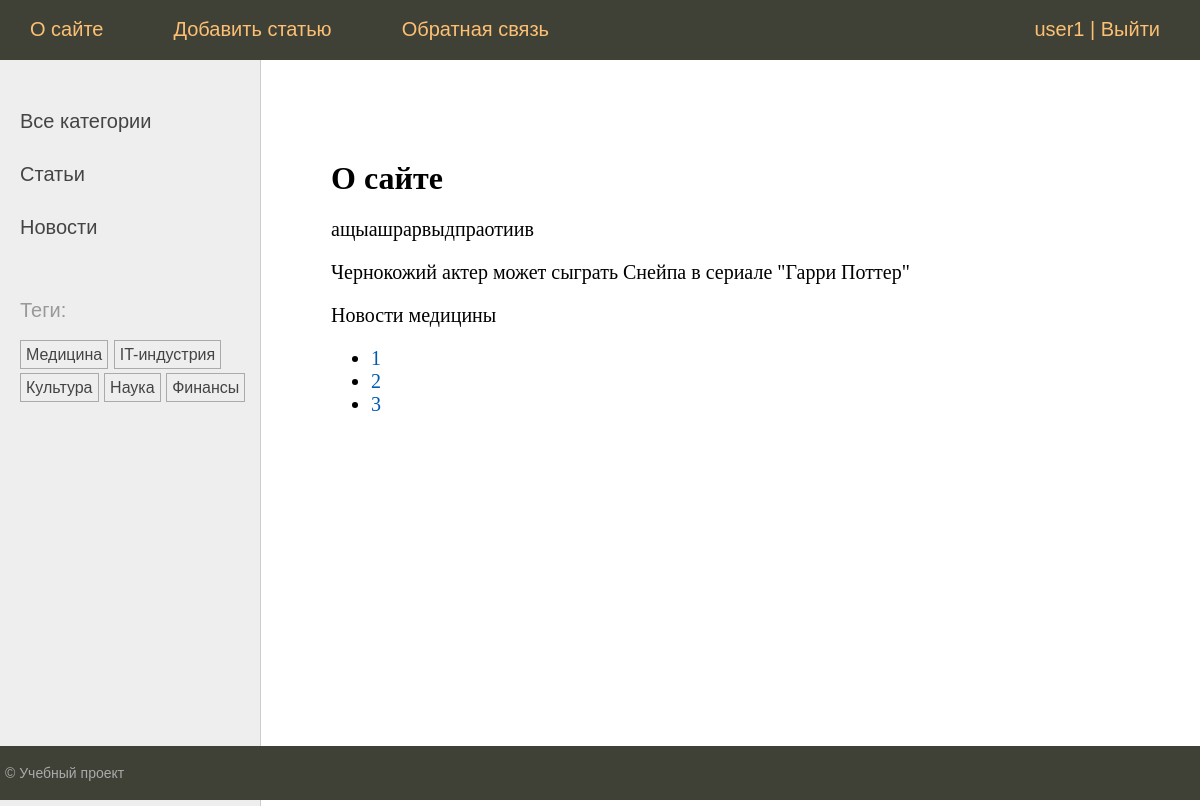
The page /about/ (signed in) on the database its author committed.
### neapp/models.py (models this page shows, shortened)
class Category(models.Model):
    name = models.CharField(max_length=100, db_index=True, verbose_name="Категория")
    slug = models.SlugField(max_length=255, unique=True, db_index=True)
    class Meta:
        verbose_name = 'Категория'
        verbose_name_plural = 'Категории'
    def get_absolute_url(self):
        return reverse('category', kwargs={'cat_slug': self.slug})

class TagPost(models.Model):
    tag = models.CharField(max_length=100, db_index=True)
    slug = models.SlugField(max_length=255, unique=True, db_index=True)
    def get_absolute_url(self):
        return reverse('tag', kwargs={'tag_slug': self.slug})

class Post(models.Model):
    ARTICLE = 'AR'
    NEWS = 'NW'
    POST_TYPES = [
        (ARTICLE, 'Статья'),
        (NEWS, 'Новость'),
    ]
    class Status(models.IntegerChoices):
        DRAFT = 0, 'Черновик'
        PUBLISHED = 1, 'Опубликовано'
    author = models.ForeignKey(Author, on_delete=models.CASCADE)
    type = models.CharField(max_length=2, choices=POST_TYPES, default=ARTICLE)
    created_at = models.DateTimeField(auto_now_add=True, verbose_name="Дата публикации")
    title = models.CharField(max_length=255, verbose_name="Заголовок")
    content = models.TextField(blank=True, verbose_name="Текст материала")
    rating = models.IntegerField(default=0)
    is_published = models.BooleanField(choices=tuple(map(lambda x: (bool(x[0]), x[1]), Status.choices)),
                                       default=Status.DRAFT, verbose_name="Статус")
    slug = models.SlugField(max_length=255, unique=True, db_index=True)
    cat = models.ForeignKey(Category, on_delete=models.PROTECT, verbose_name="Категория")
    tags = models.ManyToManyField('TagPost', blank=True, related_name='tags', verbose_name="Тэг")   #-- связь Многие ко многим(добавление тэгов)
    editor = models.OneToOneField('Editor', on_delete=models.SET_NULL, null=True, blank=True, related_name='material', verbose_name="Редактор материала")
    photo = models.ImageField(upload_to="photos/%Y/%m/%d/", default=None, blank=True, null=True, verbose_name="Фото")
    published_by = models.ForeignKey(get_user_model(), on_delete=models.SET_NULL, related_name='posts', null=True,
                               default=None)
    objects = models.Manager()
    published = PublishedModel()
    class Meta:
        verbose_name = 'Авторские материалы'
        verbose_name_plural = 'Авторские материалы'
        ordering = ['-created_at']
        indexes = [
            models.Index(fields=['-created_at']),
        ]

### neapp/views.py (the view)
# urls.py: path('about/', views.about, name='about'),
@login_required                     #63. Добавляем ограничение для неавторизованных пользователей
def about(request):
    contact_list = Post.published.all()
    paginator = Paginator(contact_list, 3)
    page_number = request.GET.get('page')
    page_obj = paginator.get_page(page_number)
    return render(request, 'neapp/about.html',
                  {'title': 'О сайте', 'menu': menu, 'page_obj': page_obj})

### neapp/models.py (called while the page is built)
    def get_queryset(self):
        return super().get_queryset().filter(is_published=Post.Status.PUBLISHED)

### neapp/templatetags/neapptags.py (called while the page is built)
@register.inclusion_tag('neapp/list_categories.html')
def show_categories(cat_selected_id=0):
    cats = Category.objects.all()
    return {"cats": cats, "cat_selected": cat_selected_id}

@register.inclusion_tag('neapp/list_tags.html')
def show_all_tags():
    return {"tags": TagPost.objects.all()}

### users/context_processors.py (called while the page is built)
def get_neapp_context(request):
    return {'mainmenu': menu}

### neapp/templates/neapp/about.html
{% extends 'default.html' %}
{% block content %}
<h1>{{title}}</h1>
{% for item in page_obj %}
<p>{{ item.title }}</p>
{% endfor %}
<nav>
    <ul>
        {% for p in page_obj.paginator.page_range %}
        <li>
            <a href="?page={{ p }}">{{ p }}</a>
        </li>
        {% endfor %}
    </ul>
</nav>
{% endblock %}

### templates/default.html (shortened to what this page needs)
{% load static %}
{% load neapptags %}
<!DOCTYPE html>
<head>
    <link type="text/css" href="{% static 'neapp/css/styles.css' %}" rel="stylesheet" />
</head>
<body>
<table class="table-page" border=0 cellpadding="0" cellspacing="0">
<tr><td valign=top>
{% block mainmenu %}
		<div class="header">
		<ul id="mainmenu" class="mainmenu">
{% for m in mainmenu %}
         <li><a href="{% url m.url_name %}">{{m.title}}</a></li>
{% endfor %}
{% if user.is_authenticated %}
	<li class="last"> <a href="{% url 'users:profile' %}">{{user.username}}</a> | <a href="{% url 'users:logout' %}">Выйти</a></li>
{% else %}
	<li class="last"><a href="{% url 'users:login' %}">Войти</a> | <a href="{% url 'users:register' %}">Регистрация</a></li>
{% endif %}
         	</ul>
         </div>
{% endblock mainmenu %}
<table class="table-content" border=0 cellpadding="0" cellspacing="0">
<tr>
	<td valign="top" class="left-chapters">
	<ul id="leftchapters">
		{% if cat_selected == 0 %}
        <li class="selected">Все категории</li>
		{% else %}
        <li><a href="{% url 'home' %}">Все категории</a></li>
		{% endif %}
		{% show_categories cat_selected %}
		<li>{% show_all_tags %}</li>
	</ul>
</td>
<td valign="top" class="content">
	<div class="content-text">
{% block content %}
{% endblock %}
	</div>
</td></tr></table>
</td></tr>
<tr><td valign=top>
	<div id="footer">
		<p>&copy; Учебный проект</p>
	</div>
</td></tr></table>
</body>
</html>

### neapp/templates/neapp/list_categories.html
{% for cat in cats %}
{% if cat.id == cat_selected %}
<li class="selected">{{ cat.name }}</li>
{% else %}
<li><a href="{{ cat.get_absolute_url }}">{{cat.name}}</a></li>
{% endif %}
{% endfor %}

### neapp/templates/neapp/list_tags.html
{% if tags %}
    Теги:</p>
    <ul class="tags-list">
        {% for t in tags %}
        <li><a href="{{t.get_absolute_url}}">{{t.tag}}</a></li>
        {% endfor %}
    </ul>
{% endif %}

### neapp/static/neapp/css/styles.css (style rules this page uses)
html, body { font-family: 'Arial'; margin: 0; padding: 0; height: 100%; width: 100%; color: #444; }
a { color: #0059b2; text-decoration: none; }
.table-page { width: 100%; height: 100%; vertical-align: top; }
.table-page tr { height: 100%; }
.header { background: #3F4137; height: 60px; }
ul.mainmenu { list-style: none; margin: 0; padding: 0; height: 60px; color: #fdc073; font-size: 20px; overflow: hidden; }
ul.mainmenu li { float: left; margin: 18px 40px 0 30px; }
ul.mainmenu li.last { float: right; }
ul.mainmenu li a { color: #fdc073; text-decoration: none; }
.table-content { width: 100%; min-height: 100%; height: 100%; }
.left-chapters { margin: 0; background: #eee; border-right: 1px solid #ccc; }
.left-chapters ul { width: 230px; margin: 0; padding: 20px 10px 10px 20px; list-style: none; font-size: 20px; }
.left-chapters ul li { margin: 30px 0 0 0; color: #999; }
.left-chapters ul li a { color: #444; text-decoration: none; }
ul.tags-list { width: 100%; margin: 0; padding: 0; list-style: none; }
ul.tags-list li { margin: 0; padding: 0 0 10px; display: inline-block; }
ul.tags-list li a { padding: 5px; font-size: 16px; border: 1px solid #aaa; }
.content { padding: 40px 20px 20px 40px; width: 100%; box-sizing: border-box; }
.content-text { margin: 60px 0 0 30px; color: #000; font-size: 20px; font-family: Yandex Sans Display Light; }
.content-text h1 { font-size: 32px; }
#footer { box-sizing: border-box; background: #3F4137; padding: 5px; color: #aaa; font-size: 14px; font-family: Verdana, Geneva, Arial, Helvetica; text-align: left; overflow: hidden; }

### rows shown on the page
Category: name "Статьи"
Category: name "Новости"
TagPost: tag "Медицина"
TagPost: tag "IT-индустрия"
TagPost: tag "Культура"
TagPost: tag "Наука"
TagPost: tag "Финансы"
Post: title "ащыашрарвыдпраотиив"
Post: title "Чернокожий актер может сыграть Снейпа в сериале \"Гарри Поттер\""
Post: title "Новости медицины"

### other values the page prints
{{ m.title }} "О сайте" "Добавить статью" "Обратная связь"
{{ user.username }} "user1"
{{ title }} "О сайте"
{{ p }} "1" "2" "3"
